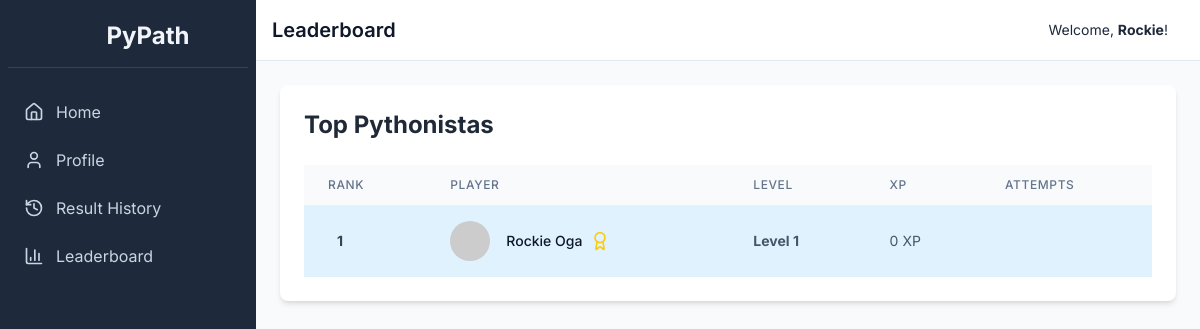
Page /leaderboard (signed in) on the committed database.
### tables this page shows
CREATE TABLE users (
    id INTEGER PRIMARY KEY AUTOINCREMENT,
    username TEXT NOT NULL UNIQUE,
    password TEXT NOT NULL,
    student_code TEXT NOT NULL UNIQUE,
    first_name TEXT NOT NULL,
    last_name TEXT NOT NULL,
    middle_name TEXT,
    profile_image TEXT, -- Base64 image data
    is_admin INTEGER NOT NULL DEFAULT 0,
    level INTEGER NOT NULL DEFAULT 1,
    xp INTEGER NOT NULL DEFAULT 0
);

### app.py (the view)
@app.route('/leaderboard')
def leaderboard():
    if not get_user_id() or is_admin():
        return redirect(url_for('login'))
    conn = get_db_connection()
    leaderboard_data = conn.execute('''
        SELECT first_name, last_name, level, xp, profile_image, id
        FROM users
        WHERE is_admin = 0
        ORDER BY level DESC, xp DESC
    ''').fetchall()
    conn.close()
    return render_template('student/leaderboard.html', leaderboard=leaderboard_data)

### app.py (called while the page is built)
def get_db_connection():
    conn = sqlite3.connect('pypath.db', check_same_thread=False, detect_types=sqlite3.PARSE_DECLTYPES | sqlite3.PARSE_COLNAMES)
    conn.row_factory = sqlite3.Row
    return conn

def get_user_id():
    return session.get('user_id')

def is_admin():
    return session.get('is_admin', False)

### templates/student/leaderboard.html (shortened to what this page needs)
{% extends "layout.html" %}
{% block header %}Leaderboard{% endblock %}
{% block content %}
<div class="bg-white p-6 rounded-lg shadow-md">
    <h2 class="text-2xl font-bold text-gray-800 mb-6">Top Pythonistas</h2>
    <div class="overflow-x-auto">
        <table class="min-w-full bg-white">
            <thead class="bg-slate-50">
                <tr>
                    <th class="px-6 py-3 text-left text-xs font-medium text-slate-500 uppercase tracking-wider">Rank</th>
                    <th class="px-6 py-3 text-left text-xs font-medium text-slate-500 uppercase tracking-wider">Player</th>
                    <th class="px-6 py-3 text-left text-xs font-medium text-slate-500 uppercase tracking-wider">Level</th>
                    <th class="px-6 py-3 text-left text-xs font-medium text-slate-500 uppercase tracking-wider">XP</th>
                    <th class="px-6 py-3 text-left text-xs font-medium text-slate-500 uppercase tracking-wider">Attempts</th>
                </tr>
            </thead>
            <tbody class="divide-y divide-slate-200">
                {% for player in leaderboard %}
                <tr class="{% if player.id == session.user_id %}bg-sky-100{% endif %}">
                    <td class="px-6 py-4 whitespace-nowrap text-sm font-bold text-slate-700">
                        <div class="flex items-center">
                            <span class="w-6 text-center">{{ loop.index }}</span>
                        </div>
                    </td>
                    <td class="px-6 py-4 whitespace-nowrap text-sm font-medium text-slate-900 flex items-center">
                        <img src="{{ player.profile_image or 'https://placehold.co/40x40/1e293b/94a3b8?text=' + (player.first_name[0] if player.first_name else 'P') }}" alt="Avatar" class="w-10 h-10 rounded-full mr-4 object-cover">
                        <span>{{ player.first_name }} {{ player.last_name }}</span>
                        {% if loop.index == 1 %}
                            <i data-lucide="award" class="w-5 h-5 text-yellow-400 ml-2"></i>
                        {% elif loop.index == 2 %}
                            <i data-lucide="award" class="w-5 h-5 text-slate-400 ml-2"></i>
                        {% elif loop.index == 3 %}
                            <i data-lucide="award" class="w-5 h-5 text-orange-400 ml-2"></i>
                        {% endif %}
                    </td>
                    <td class="px-6 py-4 whitespace-nowrap text-sm text-slate-600">
                        <span class="font-bold">Level {{ player.level }}</span>
                    </td>
                    <td class="px-6 py-4 whitespace-nowrap text-sm text-slate-600">{{ player.xp }} XP</td>
                    <td class="px-6 py-4 whitespace-nowrap text-sm text-slate-600">{{ player.attempt_count }}</td>
                </tr>
                {% else %}
                <tr>
                    <td colspan="5" class="px-6 py-4 text-center text-slate-500">No student data available.</td>
                </tr>
                {% endfor %}
            </tbody>
        </table>
    </div>
</div>
{% endblock %}

### templates/layout.html (style rules this page uses)
body { font-family: 'Inter', sans-serif; }

### rows in the picture
users: first_name "Rockie", last_name "Oga", level "1", xp "0"

### other values in the picture
{{ session.first_name or session.username }} "Rockie"
